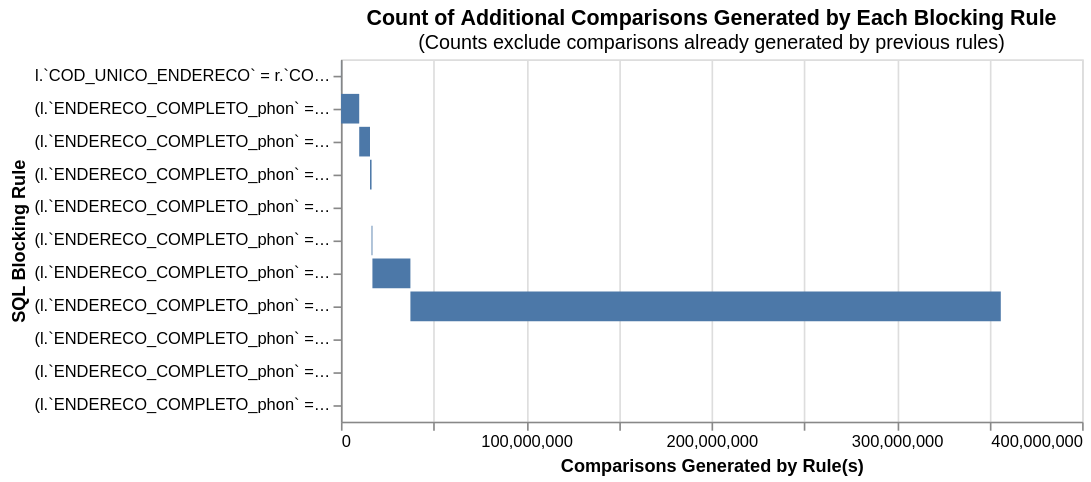

The code cell stored with this chart in its notebook:
### Markdown cell above
### Cumulative analysis on blocking rules

### Code cell
cumulative_comparisons_to_be_scored_from_blocking_rules_chart(
    table_or_tables=cnefe_rj_df,
    blocking_rules=blocking_rules[::-1],
    db_api=db_api,
    link_type="dedupe_only",
)

### Figure 1 — Vega-Lite specification as saved in the notebook (floating-point values rounded to 4 significant figures)
{"config": {"view": {"continuousWidth": 300, "continuousHeight": 300}}, "data": {"name": "data-143a7a29be78a259db283b231b67c3cf"}, "mark": "bar", "encoding": {"order": {"field": "cumulative_rows"}, "tooltip": [{"field": "blocking_rule", "title": "SQL Condition", "type": "nominal"}, {"field": "row_count", "format": ",", "title": "Comparisons Generated", "type": "quantitative"}, {"field": "cumulative_rows", "format": ",", "title": "Cumulative Comparisons", "type": "quantitative"}, {"field": "cartesian", "format": ",", "title": "Total comparisons in Cartesian product", "type": "quantitative"}], "x": {"field": "start", "title": "Comparisons Generated by Rule(s)", "type": "quantitative"}, "x2": {"field": "cumulative_rows"}, "y": {"field": "blocking_rule", "sort": ["-x2"], "title": "SQL Blocking Rule"}}, "height": {"step": 20}, "title": {"text": "Count of Additional Comparisons Generated by Each Blocking Rule", "subtitle": "(Counts exclude comparisons already generated by previous rules)"}, "width": 450, "$schema": "https://vega.github.io/schema/vega-lite/v5.9.3.json", "datasets": {"data-143a7a29be78a259db283b231b67c3cf": [{"blocking_rule": "l.`COD_UNICO_ENDERECO` = r.`COD_UNICO_ENDERECO`", "row_count": 75587, "cumulative_rows": 75587, "cartesian": 40160509938900, "match_key": "0", "start": 0}, {"blocking_rule": "(l.`ENDERECO_COMPLETO_phon` = r.`ENDERECO_COMPLETO_phon`) AND (l.`COD_MUNICIPIO` = r.`COD_MUNICIPIO`) AND (l.`DSC_LOCALIDADE_phon` = r.`DSC_LOCALIDADE_phon`) AND (l.`COD_ESPECIE` = r.`COD_ESPECIE`)", "row_count": 9794236, "cumulative_rows": 9869823, "cartesian": 40160509938900, "match_key": "1", "start": 75587}, {"blocking_rule": "(l.`ENDERECO_COMPLETO_phon` = r.`ENDERECO_COMPLETO_phon`) AND (l.`COD_MUNICIPIO` = r.`COD_MUNICIPIO`) AND (l.`DSC_LOCALIDADE_phon` = r.`DSC_LOCALIDADE_phon`)", "row_count": 5831956, "cumulative_rows": 15701779, "cartesian": 40160509938900, "match_key": "2", "start": 9869823}, {"blocking_rule": "(l.`ENDERECO_COMPLETO_phon` = r.`ENDERECO_COMPLETO_phon`) AND (l.`COD_MUNICIPIO` = r.`COD_MUNICIPIO`) AND (l.`COD_SETOR` = r.`COD_SETOR`)", "row_count": 830057, "cumulative_rows": 16531836, "cartesian": 40160509938900, "match_key": "3", "start": 15701779}, {"blocking_rule": "(l.`ENDERECO_COMPLETO_phon` = r.`ENDERECO_COMPLETO_phon`) AND (l.`DSC_LOCALIDADE_phon` = r.`DSC_LOCALIDADE_phon`) AND (l.`COD_MUNICIPIO` = r.`COD_MUNICIPIO`)", "row_count": 0, "cumulative_rows": 16531836, "cartesian": 40160509938900, "match_key": "4", "start": 16531836}, {"blocking_rule": "(l.`ENDERECO_COMPLETO_phon` = r.`ENDERECO_COMPLETO_phon`) AND (l.`DSC_LOCALIDADE_phon` = r.`DSC_LOCALIDADE_phon`)", "row_count": 464893, "cumulative_rows": 16996729, "cartesian": 40160509938900, "match_key": "5", "start": 16531836}, {"blocking_rule": "(l.`ENDERECO_COMPLETO_phon` = r.`ENDERECO_COMPLETO_phon`) AND (l.`NUM_ENDERECO` = r.`NUM_ENDERECO`) AND (l.`COD_MUNICIPIO` = r.`COD_MUNICIPIO`)", "row_count": 20502361, "cumulative_rows": 37499090, "cartesian": 40160509938900, "match_key": "6", "start": 16996729}, {"blocking_rule": "(l.`ENDERECO_COMPLETO_phon` = r.`ENDERECO_COMPLETO_phon`) AND (l.`NUM_ENDERECO` = r.`NUM_ENDERECO`)", "row_count": 318632585, "cumulative_rows": 356131675, "cartesian": 40160509938900, "match_key": "7", "start": 37499090}, {"blocking_rule": "(l.`ENDERECO_COMPLETO_phon` = r.`ENDERECO_COMPLETO_phon`) AND (l.`CEP` = r.`CEP`)", "row_count": 0, "cumulative_rows": 356131675, "cartesian": 40160509938900, "match_key": "8", "start": 356131675}, {"blocking_rule": "(l.`ENDERECO_COMPLETO_phon` = r.`ENDERECO_COMPLETO_phon`) AND (l.`CEP` = r.`CEP`) AND (l.`COD_SETOR` = r.`COD_SETOR`)", "row_count": 0, "cumulative_rows": 356131675, "cartesian": 40160509938900, "match_key": "9", "start": 356131675}, {"blocking_rule": "(l.`ENDERECO_COMPLETO_phon` = r.`ENDERECO_COMPLETO_phon`) AND (l.`CEP` = r.`CEP`)", "row_count": 0, "cumulative_rows": 356131675, "cartesian": 40160509938900, "match_key": "10", "start": 356131675}, {"blocking_rule": "(l.`ENDERECO_COMPLETO_phon` = r.`ENDERECO_COMPLETO_phon`) AND (l.`DSC_LOCALIDADE_phon` = r.`DSC_LOCALIDADE_phon`)", "row_count": 0, "cumulative_rows": 356131675, "cartesian": 40160509938900, "match_key": "11", "start": 356131675}, {"blocking_rule": "(l.`ENDERECO_COMPLETO_phon` = r.`ENDERECO_COMPLETO_phon`) AND (l.`COD_MUNICIPIO` = r.`COD_MUNICIPIO`)", "row_count": 3, "cumulative_rows": 356131678, "cartesian": 40160509938900, "match_key": "12", "start": 356131675}]}}
